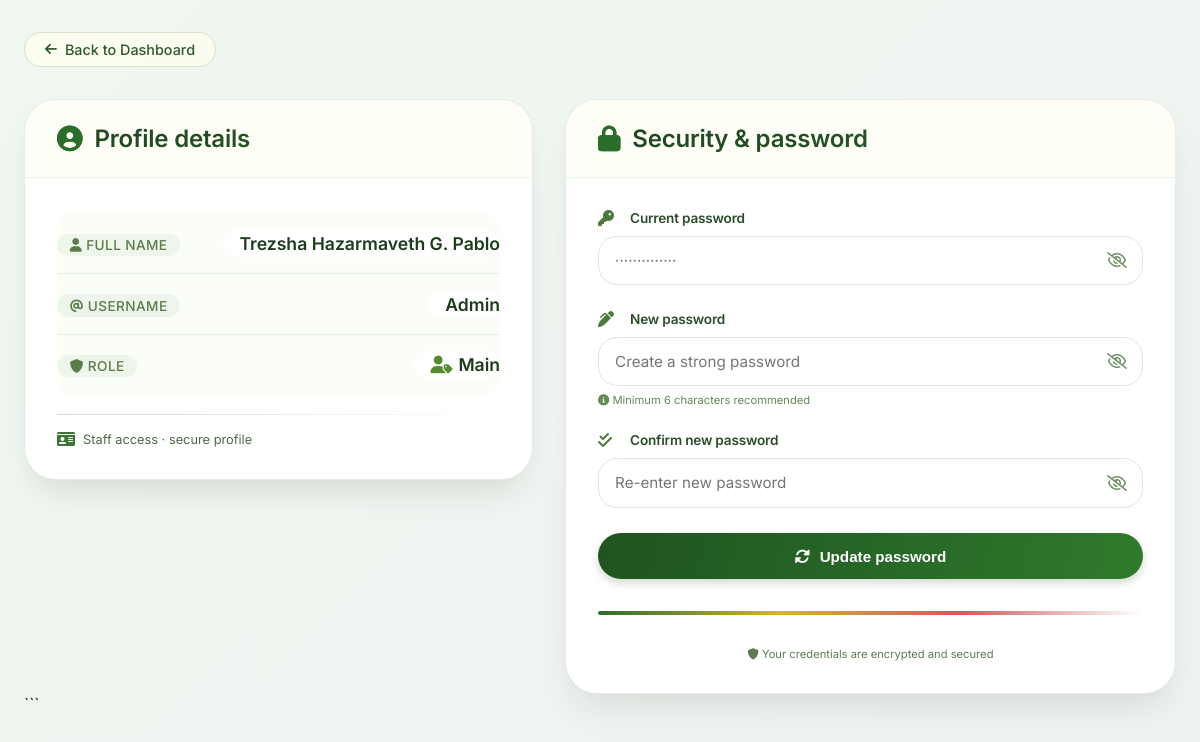
The page /profile.php (signed in) on the database its author committed.
### tables this page shows
CREATE TABLE `staff` (
  `id` int(11) NOT NULL,
  `fullname` varchar(100) DEFAULT NULL,
  `username` varchar(50) DEFAULT NULL,
  `password` varchar(50) DEFAULT NULL,
  `role` varchar(20) DEFAULT NULL
);

### profile.php (the view, shortened to what this page needs)
<?php
include 'config/database.php';
$username = $_SESSION['username'];
$user = mysqli_fetch_assoc(mysqli_query($conn, "SELECT * FROM staff WHERE username='$username'"));
?>
<!DOCTYPE html>
<html lang="en">
<head>
    <link rel="stylesheet" href="https://cdnjs.cloudflare.com/ajax/libs/font-awesome/6.0.0/css/all.min.css">
</head>
<body>
<div class="profile-wrapper">
    <a href="dashboard.php" class="nav-back">
        <i class="fas fa-arrow-left"></i> Back to Dashboard
    </a>
    <div class="profile-grid">
        <div class="card">
            <div class="card-header">
                <h2><i class="fas fa-user-circle"></i> Profile details</h2>
            </div>
            <div class="card-body">
                <div class="info-panel">
                    <div class="info-row">
                        <span class="info-label"><i class="fas fa-user"></i> Full name</span>
                        <span class="info-value"><?php echo htmlspecialchars($user['fullname']); ?></span>
                    </div>
                    <div class="info-row">
                        <span class="info-label"><i class="fas fa-at"></i> Username</span>
                        <span class="info-value"><?php echo htmlspecialchars($user['username']); ?></span>
                    </div>
                    <div class="info-row">
                        <span class="info-label"><i class="fas fa-shield-alt"></i> Role</span>
                        <span class="info-value">
                            <?php
                                $roleDisplay = ucfirst($user['role']);
                                if($user['role'] == 'admin') {
                                    echo '<i class="fas fa-crown" style="color:#d4af37; margin-right:6px;"></i>';
                                } else {
                                    echo '<i class="fas fa-user-tag" style="color:#558b2f; margin-right:6px;"></i>';
                                }
                                echo htmlspecialchars($roleDisplay);
                            ?>
                        </span>
                    </div>
                </div>
                <hr>
                <div style="display: flex; align-items: center; gap: 0.5rem; margin-top: 0.5rem;">
                    <i class="fas fa-id-card" style="color:#3c7633;"></i>
                    <span style="font-size:0.8rem; color:#4d6e44;">Staff access · secure profile</span>
                </div>
            </div>
        </div>
        <div class="card">
            <div class="card-header">
                <h2><i class="fas fa-lock"></i> Security & password</h2>
            </div>
            <div class="card-body">
                <form method="POST" id="passwordForm">
                    <div class="form-group">
                        <label><i class="fas fa-key"></i> Current password</label>
                        <div class="input-wrapper">
                            <input type="password" name="current_password" id="current_password" required autocomplete="current-password" placeholder="··············">
                            <button type="button" class="toggle-password" data-target="current_password"><i class="far fa-eye-slash"></i></button>
                        </div>
                    </div>
                    <div class="form-group">
                        <label><i class="fas fa-pen-alt"></i> New password</label>
                        <div class="input-wrapper">
                            <input type="password" name="new_password" id="new_password" required autocomplete="new-password" placeholder="Create a strong password">
                            <button type="button" class="toggle-password" data-target="new_password"><i class="far fa-eye-slash"></i></button>
                        </div>
                        <div style="font-size: 0.7rem; margin-top: 0.4rem; color: #638a55;"><i class="fas fa-info-circle"></i> Minimum 6 characters recommended</div>
                    </div>
                    <div class="form-group">
                        <label><i class="fas fa-check-double"></i> Confirm new password</label>
                        <div class="input-wrapper">
                            <input type="password" name="confirm_password" id="confirm_password" required autocomplete="off" placeholder="Re-enter new password">
                            <button type="button" class="toggle-password" data-target="confirm_password"><i class="far fa-eye-slash"></i></button>
                        </div>
                    </div>
                    <button type="submit" name="change_password" class="btn-primary">
                        <i class="fas fa-sync-alt"></i> Update password
                    </button>
                </form>
                <div class="accent-line" style="margin-top: 2rem;"></div>
                <div class="footnote">
                    <i class="fas fa-shield-alt"></i> Your credentials are encrypted and secured
                </div>
            </div>
        </div>
    </div>
</div>
</body>
</html>

### profile.php (style rules this page uses)
* { margin: 0; padding: 0; box-sizing: border-box; }
body { font-family: 'Inter', sans-serif; background: linear-gradient(135deg, #f0f7f0 0%, #eef2f0 100%); min-height: 100vh; padding: 2rem 1.5rem; color: #1a2c1a; }
.profile-wrapper { max-width: 1280px; margin: 0 auto; width: 100%; }
.nav-back { margin-bottom: 2rem; display: inline-flex; align-items: center; gap: 0.5rem; background: rgba(255,255,240,0.7); backdrop-filter: blur(4px); padding: 0.5rem 1.25rem; border-radius: 60px; transition: all 0.2s ease; text-decoration: none; font-weight: 500; font-size: 0.9rem; border: 1px solid rgba(30, 70, 30, 0.15); color: #2d5a2d; }
.nav-back i { font-size: 0.85rem; transition: transform 0.2s; }
.profile-grid { display: grid; grid-template-columns: 1fr 1.2fr; gap: 2rem; align-items: start; }
.card { background: #ffffff; border-radius: 2rem; box-shadow: 0 20px 35px -12px rgba(0, 32, 0, 0.12), 0 1px 3px rgba(0,0,0,0.02); transition: transform 0.2s ease, box-shadow 0.2s; border: 1px solid rgba(50, 90, 40, 0.12); overflow: hidden; }
.card-header { padding: 1.5rem 2rem; border-bottom: 1px solid #ecf3e8; background: #fefef7; }
.card-header h2 { font-size: 1.5rem; font-weight: 600; background: linear-gradient(135deg, #1e4620, #2b5e2a); background-clip: text; -webkit-background-clip: text; color: transparent; letter-spacing: -0.2px; display: flex; align-items: center; gap: 0.75rem; }
.card-header h2 i { background: none; color: #2b6e2a; font-size: 1.6rem; background: transparent; -webkit-background-clip: unset; }
.card-body { padding: 2rem; }
.info-panel { background: #fafef7; border-radius: 1.5rem; padding: 0.25rem 0; }
.info-row { display: flex; align-items: baseline; flex-wrap: wrap; justify-content: space-between; padding: 1rem 0; border-bottom: 1px solid #e2f0dc; }
.info-row:last-child { border-bottom: none; }
.info-label { font-size: 0.85rem; font-weight: 500; text-transform: uppercase; letter-spacing: 0.03em; color: #5b7c4a; background: #eef5ea; padding: 0.2rem 0.8rem; border-radius: 40px; display: inline-block; }
.info-value { font-weight: 600; font-size: 1.1rem; color: #1c3c1a; word-break: break-word; text-align: right; background: #ffffff; padding: 0.2rem 0 0.2rem 1rem; border-radius: 40px; }
.form-group { margin-bottom: 1.6rem; }
.form-group label { display: flex; align-items: center; gap: 0.6rem; font-weight: 600; font-size: 0.85rem; margin-bottom: 0.6rem; color: #2c4d2a; letter-spacing: -0.2px; }
.form-group label i { width: 1.4rem; color: #4b7a3b; font-size: 1rem; }
.input-wrapper { position: relative; display: flex; align-items: center; }
.input-wrapper input { width: 100%; padding: 0.9rem 1rem; font-family: 'Inter', sans-serif; font-size: 0.95rem; border: 1.5px solid #ddebd6; border-radius: 1.2rem; background: #ffffff; transition: all 0.2s; color: #1e2f1a; }
.toggle-password { position: absolute; right: 16px; background: transparent; border: none; color: #6e9263; cursor: pointer; font-size: 1rem; padding: 0; display: flex; align-items: center; }
.btn-primary { background: linear-gradient(105deg, #1f5420 0%, #2f7a2c 100%); color: white; padding: 0.9rem 1.2rem; border: none; border-radius: 2rem; font-weight: 600; font-size: 0.95rem; width: 100%; cursor: pointer; transition: all 0.2s ease; display: flex; align-items: center; justify-content: center; gap: 0.6rem; box-shadow: 0 4px 8px rgba(30, 70, 20, 0.2); }
.accent-line { height: 4px; background: linear-gradient(90deg, #2b6e2a, #d4b23a, #cd5c5c, #ffffff); width: 100%; border-radius: 4px; }
hr { margin: 1rem 0; border: none; height: 1px; background: linear-gradient(90deg, #cfdec8, transparent); }
.footnote { font-size: 0.7rem; text-align: center; margin-top: 2rem; color: #5e7b54; }

### rows shown on the page
staff: fullname "Trezsha Hazarmaveth G. Pablo", username "Admin", role "Main"
